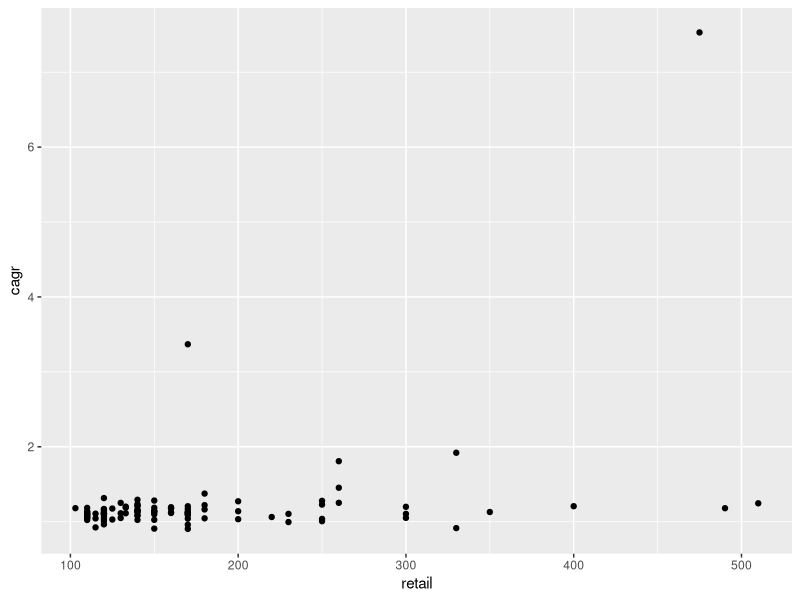
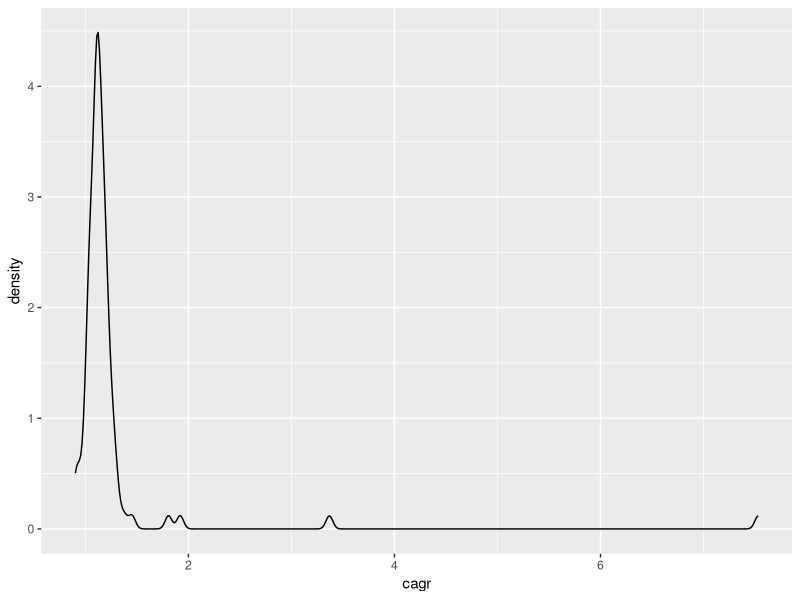

Generate these figures, in order, with R:
library(ggplot2)
library(dplyr)

setwd('C:/Users/lesag/OneDrive - Cardiff University/Desktop/Github/lego-price-changes/v2')

df <- read.csv('output.csv')

head(df)

final_date = as.Date(paste0('01 ', 'January 2024'), format = '%d %B %Y')

df <- df %>% 
  filter(retail>100) %>%
  mutate(total_returns = value/retail) %>%
  mutate(retire_date_object = as.Date(paste0('01 ', retire_month), format = '%d %B %Y')) %>%
  mutate(years_since_retirement = as.numeric(difftime(final_date, retire_date_object, units = 'days'))/365) %>%
  mutate(cagr = total_returns**(1/years_since_retirement))

mean(df$cagr)
length(df$cagr)
sd(df$cagr)

df %>% ggplot() +
  geom_point(aes(x=retail, y=cagr))

df %>% ggplot() +
  geom_density(aes(x=cagr))